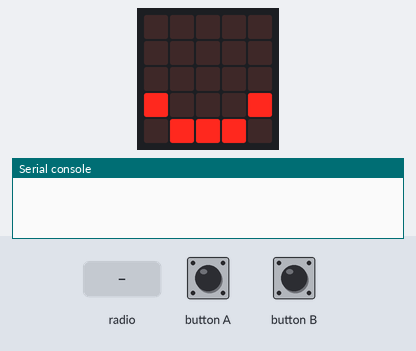
The program below on a simulated BBC micro:bit running MicroPython. On the bench: the board's 5×5 LED display, the last lines printed to the serial console. The test bench sets the inputs (shaded band). Random numbers come from a fixed seed; no radio messages arrive unless stated (any console line starting 'radio sent:' is added by the test bench).

Above: at 4.2 s.
4.3 s: radio message "hey" arrives
At 6.1 s:
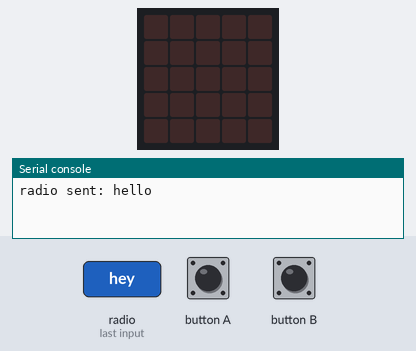
7.1 s: radio message "hello" arrives
At 7.4 s:
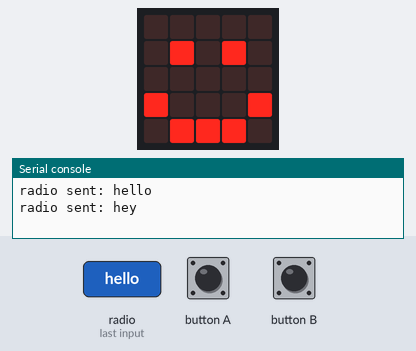
At 19.6 s:
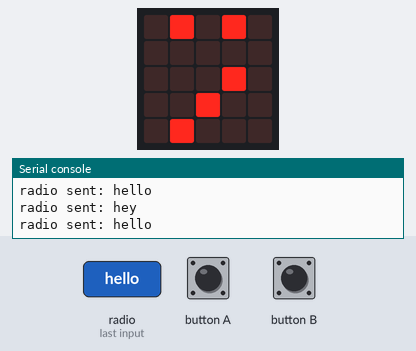
Timing chart, 0 to 21.1 s (numbered marks = the images above; inputs shaded):
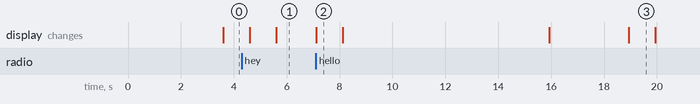

Measured:
- what the display in image 2 shows lasts 1.0 s, from 7.1 s to 8.1 s

The program:

talk.py
```python
import microbit
import random
import radio

radio.on()

def listen():
    for i in range(20):
        answer = radio.receive()
        if answer is not None:
            return answer
        microbit.sleep(100)
    return None

def respond(message):
    if message == 'hello':
        radio.send('hey')
        microbit.display.show(microbit.Image.HAPPY)
        microbit.sleep(1000)
        microbit.display.clear()

def start_talking():
    microbit.display.show(microbit.Image.SMILE)
    microbit.sleep(1000)
    radio.send('hello')
    answer = listen()
    if answer == 'hey':
        microbit.display.show(microbit.Image.HAPPY)
    else:
        microbit.display.show(microbit.Image.MEH)

    microbit.sleep(1000)
    microbit.display.clear()

################################################################

last_talk = 0

while True:
    passed_time = microbit.running_time() - last_talk
    if passed_time > 2300 and random.random() < 0.01:
        start_talking()
        last_talk = microbit.running_time()
    else:
        message = radio.receive()
        if message is not None:
            respond(message)
    microbit.sleep(100)
    
```
